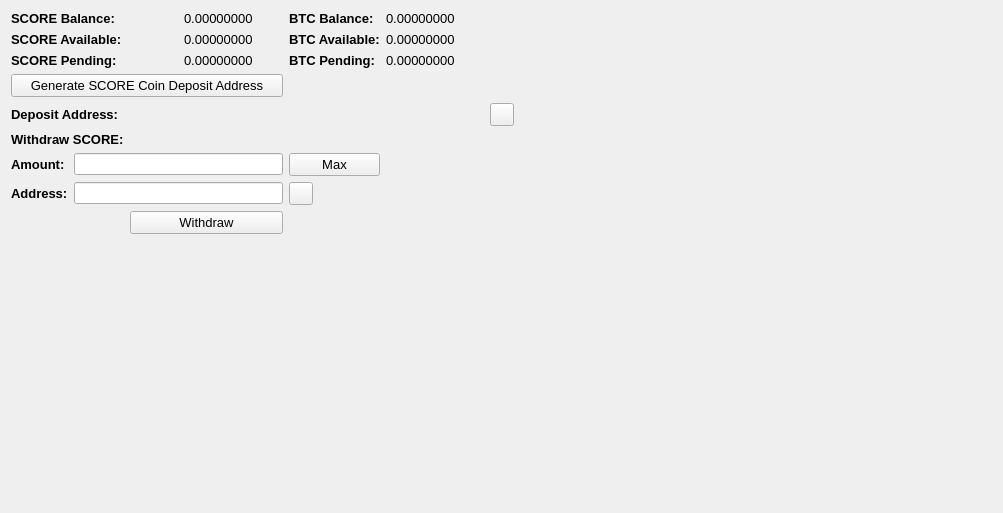
     <widget class="QWidget" name="BalanceTab">
      <attribute name="title">
       <string>Balance</string>
      </attribute>
      <layout class="QGridLayout" name="gridLayout_2">
       <item row="0" column="0" colspan="2">
        <widget class="QLabel" name="label_11">
         <property name="font">
          <font>
           <pointsize>10</pointsize>
           <weight>75</weight>
           <bold>true</bold>
          </font>
         </property>
         <property name="text">
          <string>SCORE Balance:</string>
         </property>
        </widget>
       </item>
       <item row="0" column="3">
        <widget class="QLabel" name="FORBalanceLabel">
         <property name="font">
          <font>
           <pointsize>10</pointsize>
          </font>
         </property>
         <property name="text">
          <string>0.00000000</string>
         </property>
         <property name="textInteractionFlags">
          <set>Qt::LinksAccessibleByMouse|Qt::TextSelectableByMouse</set>
         </property>
        </widget>
       </item>
       <item row="0" column="4">
        <widget class="QLabel" name="label_12">
         <property name="font">
          <font>
           <pointsize>10</pointsize>
           <weight>75</weight>
           <bold>true</bold>
          </font>
         </property>
         <property name="text">
          <string>BTC Balance:</string>
         </property>
        </widget>
       </item>
       <item row="0" column="5">
        <widget class="QLabel" name="BitcoinBalanceLabel">
         <property name="font">
          <font>
           <pointsize>10</pointsize>
          </font>
         </property>
         <property name="text">
          <string>0.00000000</string>
         </property>
         <property name="textInteractionFlags">
          <set>Qt::LinksAccessibleByMouse|Qt::TextSelectableByMouse</set>
         </property>
        </widget>
       </item>
       <item row="0" column="7" rowspan="10">
        <spacer name="horizontalSpacer_4">
         <property name="orientation">
          <enum>Qt::Horizontal</enum>
         </property>
         <property name="sizeHint" stdset="0">
          <size>
           <width>478</width>
           <height>488</height>
          </size>
         </property>
        </spacer>
       </item>
       <item row="1" column="0" colspan="2">
        <widget class="QLabel" name="label_13">
         <property name="font">
          <font>
           <pointsize>10</pointsize>
           <weight>75</weight>
           <bold>true</bold>
          </font>
         </property>
         <property name="text">
          <string>SCORE Available:</string>
         </property>
        </widget>
       </item>
       <item row="1" column="3">
        <widget class="QLabel" name="FORAvailableLabel_2">
         <property name="font">
          <font>
           <pointsize>10</pointsize>
          </font>
         </property>
         <property name="text">
          <string>0.00000000</string>
         </property>
         <property name="textInteractionFlags">
          <set>Qt::LinksAccessibleByMouse|Qt::TextSelectableByMouse</set>
         </property>
        </widget>
       </item>
       <item row="1" column="4">
        <widget class="QLabel" name="label_15">
         <property name="font">
          <font>
           <pointsize>10</pointsize>
           <weight>75</weight>
           <bold>true</bold>
          </font>
         </property>
         <property name="text">
          <string>BTC Available:</string>
         </property>
        </widget>
       </item>
       <item row="1" column="5">
        <widget class="QLabel" name="BitcoinAvailableLabel">
         <property name="font">
          <font>
           <pointsize>10</pointsize>
          </font>
         </property>
         <property name="text">
          <string>0.00000000</string>
         </property>
         <property name="textInteractionFlags">
          <set>Qt::LinksAccessibleByMouse|Qt::TextSelectableByMouse</set>
         </property>
        </widget>
       </item>
       <item row="2" column="0" colspan="2">
        <widget class="QLabel" name="label_14">
         <property name="font">
          <font>
           <pointsize>10</pointsize>
           <weight>75</weight>
           <bold>true</bold>
          </font>
         </property>
         <property name="text">
          <string>SCORE Pending:</string>
         </property>
        </widget>
       </item>
       <item row="2" column="3">
        <widget class="QLabel" name="FORPendingLabel">
         <property name="font">
          <font>
           <pointsize>10</pointsize>
          </font>
         </property>
         <property name="text">
          <string>0.00000000</string>
         </property>
         <property name="textInteractionFlags">
          <set>Qt::LinksAccessibleByMouse|Qt::TextSelectableByMouse</set>
         </property>
        </widget>
       </item>
       <item row="2" column="4">
        <widget class="QLabel" name="label_31">
         <property name="font">
          <font>
           <pointsize>10</pointsize>
           <weight>75</weight>
           <bold>true</bold>
          </font>
         </property>
         <property name="text">
          <string>BTC Pending:</string>
         </property>
        </widget>
       </item>
       <item row="2" column="5">
        <widget class="QLabel" name="BitcoinPendingLabel">
         <property name="font">
          <font>
           <pointsize>10</pointsize>
          </font>
         </property>
         <property name="text">
          <string>0.00000000</string>
         </property>
         <property name="textInteractionFlags">
          <set>Qt::LinksAccessibleByMouse|Qt::TextSelectableByMouse</set>
         </property>
        </widget>
       </item>
       <item row="3" column="0" colspan="4">
        <widget class="QPushButton" name="GenDepositBTN">
         <property name="font">
          <font>
           <pointsize>10</pointsize>
          </font>
         </property>
         <property name="text">
          <string>Generate SCORE Coin Deposit Address</string>
         </property>
        </widget>
       </item>
       <item row="4" column="0" colspan="3">
        <widget class="QLabel" name="label_33">
         <property name="font">
          <font>
           <pointsize>10</pointsize>
           <weight>75</weight>
           <bold>true</bold>
          </font>
         </property>
         <property name="text">
          <string>Deposit Address:</string>
         </property>
        </widget>
       </item>
       <item row="4" column="3" colspan="3">
        <widget class="QLabel" name="DepositAddressLabel">
         <property name="minimumSize">
          <size>
           <width>300</width>
           <height>0</height>
          </size>
         </property>
         <property name="palette">
          <palette>
           <active>
            <colorrole role="WindowText">
             <brush brushstyle="SolidPattern">
              <color alpha="255">
               <red>0</red>
               <green>0</green>
               <blue>0</blue>
              </color>
             </brush>
            </colorrole>
            <colorrole role="Text">
             <brush brushstyle="SolidPattern">
              <color alpha="255">
               <red>0</red>
               <green>0</green>
               <blue>255</blue>
              </color>
             </brush>
            </colorrole>
           </active>
           <inactive>
            <colorrole role="WindowText">
             <brush brushstyle="SolidPattern">
              <color alpha="255">
               <red>0</red>
               <green>0</green>
               <blue>0</blue>
              </color>
             </brush>
            </colorrole>
            <colorrole role="Text">
             <brush brushstyle="SolidPattern">
              <color alpha="255">
               <red>0</red>
               <green>0</green>
               <blue>255</blue>
              </color>
             </brush>
            </colorrole>
           </inactive>
           <disabled>
            <colorrole role="WindowText">
             <brush brushstyle="SolidPattern">
              <color alpha="255">
               <red>120</red>
               <green>120</green>
               <blue>120</blue>
              </color>
             </brush>
            </colorrole>
            <colorrole role="Text">
             <brush brushstyle="SolidPattern">
              <color alpha="255">
               <red>120</red>
               <green>120</green>
               <blue>120</blue>
              </color>
             </brush>
            </colorrole>
           </disabled>
          </palette>
         </property>
         <property name="font">
          <font>
           <pointsize>10</pointsize>
           <weight>75</weight>
           <bold>true</bold>
          </font>
         </property>
         <property name="text">
          <string/>
         </property>
         <property name="alignment">
          <set>Qt::AlignRight|Qt::AlignTrailing|Qt::AlignVCenter</set>
         </property>
         <property name="textInteractionFlags">
          <set>Qt::LinksAccessibleByMouse|Qt::TextSelectableByKeyboard|Qt::TextSelectableByMouse</set>
         </property>
        </widget>
       </item>
       <item row="4" column="6">
        <widget class="QToolButton" name="DepositCopyButton">
         <property name="toolTip">
          <string>Copy to clipboard</string>
         </property>
         <property name="text">
          <string/>
         </property>
         <property name="icon">
          <iconset resource="../bitcoin.qrc">
           <normaloff>:/icons/editcopy</normaloff>:/icons/editcopy</iconset>
         </property>
         <property name="shortcut">
          <string>Alt+P</string>
         </property>
        </widget>
       </item>
       <item row="5" column="0" colspan="2">
        <widget class="QLabel" name="label_34">
         <property name="font">
          <font>
           <pointsize>10</pointsize>
           <weight>75</weight>
           <bold>true</bold>
          </font>
         </property>
         <property name="text">
          <string>Withdraw SCORE:</string>
         </property>
        </widget>
       </item>
       <item row="6" column="0">
        <widget class="QLabel" name="label_26">
         <property name="font">
          <font>
           <pointsize>10</pointsize>
           <weight>75</weight>
           <bold>true</bold>
          </font>
         </property>
         <property name="text">
          <string>Amount:</string>
         </property>
        </widget>
       </item>
       <item row="6" column="1" colspan="3">
        <widget class="QLineEdit" name="WithdrawUnitsInput">
         <property name="font">
          <font>
           <pointsize>9</pointsize>
           <weight>75</weight>
           <bold>true</bold>
          </font>
         </property>
         <property name="text">
          <string/>
         </property>
        </widget>
       </item>
       <item row="6" column="4">
        <widget class="QPushButton" name="Withdraw_Max_Amount">
         <property name="font">
          <font>
           <pointsize>10</pointsize>
          </font>
         </property>
         <property name="text">
          <string>Max</string>
         </property>
        </widget>
       </item>
       <item row="7" column="0">
        <widget class="QLabel" name="label_10">
         <property name="font">
          <font>
           <pointsize>10</pointsize>
           <weight>75</weight>
           <bold>true</bold>
          </font>
         </property>
         <property name="text">
          <string>Address:</string>
         </property>
        </widget>
       </item>
       <item row="7" column="1" colspan="3">
        <widget class="QLineEdit" name="WithdrawAddress">
         <property name="font">
          <font>
           <pointsize>9</pointsize>
           <weight>75</weight>
           <bold>true</bold>
          </font>
         </property>
        </widget>
       </item>
       <item row="7" column="4">
        <widget class="QToolButton" name="WithdrawPasteButton">
         <property name="toolTip">
          <string>Paste from clipboard</string>
         </property>
         <property name="text">
          <string/>
         </property>
         <property name="icon">
          <iconset resource="../bitcoin.qrc">
           <normaloff>:/icons/editpaste</normaloff>:/icons/editpaste</iconset>
         </property>
         <property name="shortcut">
          <string>Alt+P</string>
         </property>
        </widget>
       </item>
       <item row="8" column="2" colspan="2">
        <widget class="QPushButton" name="WithdrawUnitsBtn">
         <property name="font">
          <font>
           <pointsize>10</pointsize>
          </font>
         </property>
         <property name="text">
          <string>Withdraw</string>
         </property>
        </widget>
       </item>
       <item row="9" column="0" colspan="6">
        <spacer name="verticalSpacer">
         <property name="orientation">
          <enum>Qt::Vertical</enum>
         </property>
         <property name="sizeHint" stdset="0">
          <size>
           <width>428</width>
           <height>262</height>
          </size>
         </property>
        </spacer>
       </item>
      </layout>
      <zorder>label_31</zorder>
      <zorder>label_15</zorder>
      <zorder>label_12</zorder>
      <zorder>label_14</zorder>
      <zorder>label_13</zorder>
      <zorder>label_11</zorder>
      <zorder>BitcoinBalanceLabel</zorder>
      <zorder>FORBalanceLabel</zorder>
      <zorder>FORAvailableLabel_2</zorder>
      <zorder>FORPendingLabel</zorder>
      <zorder>BitcoinAvailableLabel</zorder>
      <zorder>BitcoinPendingLabel</zorder>
      <zorder>label_33</zorder>
      <zorder>GenDepositBTN</zorder>
      <zorder>DepositAddressLabel</zorder>
      <zorder>Withdraw_Max_Amount</zorder>
      <zorder>label_34</zorder>
      <zorder>WithdrawUnitsInput</zorder>
      <zorder>label_10</zorder>
      <zorder>label_26</zorder>
      <zorder>WithdrawAddress</zorder>
      <zorder>WithdrawUnitsBtn</zorder>
      <zorder>horizontalSpacer_4</zorder>
      <zorder>verticalSpacer</zorder>
      <zorder>WithdrawPasteButton</zorder>
      <zorder>DepositCopyButton</zorder>
     </widget>
